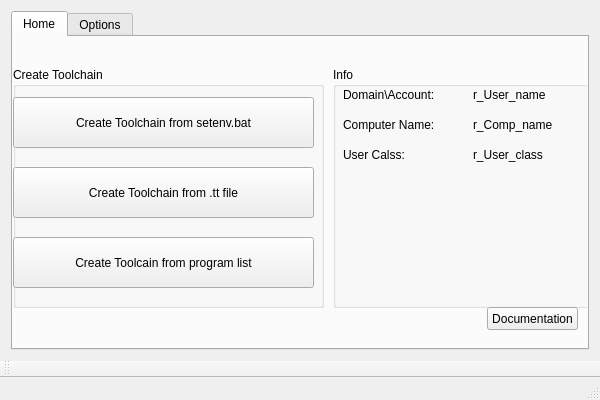
<?xml version="1.0" encoding="UTF-8"?>
<ui version="4.0">
 <class>ces_toolClass</class>
 <widget class="QMainWindow" name="ces_toolClass">
  <property name="geometry">
   <rect>
    <x>0</x>
    <y>0</y>
    <width>600</width>
    <height>400</height>
   </rect>
  </property>
  <property name="windowTitle">
   <string>ces_tool</string>
  </property>
  <widget class="QWidget" name="centralWidget">
   <layout class="QHBoxLayout" name="horizontalLayout">
    <item>
     <widget class="QTabWidget" name="tabWidget">
      <property name="currentIndex">
       <number>0</number>
      </property>
      <widget class="QWidget" name="tab_1">
       <property name="autoFillBackground">
        <bool>false</bool>
       </property>
       <attribute name="title">
        <string>Home</string>
       </attribute>
       <widget class="QGroupBox" name="groupBox">
        <property name="geometry">
         <rect>
          <x>0</x>
          <y>30</y>
          <width>311</width>
          <height>241</height>
         </rect>
        </property>
        <property name="title">
         <string>Create Toolchain</string>
        </property>
        <widget class="QPushButton" name="pushButton">
         <property name="geometry">
          <rect>
           <x>0</x>
           <y>30</y>
           <width>301</width>
           <height>51</height>
          </rect>
         </property>
         <property name="text">
          <string>Create Toolchain from setenv.bat</string>
         </property>
        </widget>
        <widget class="QPushButton" name="pushButton_2">
         <property name="geometry">
          <rect>
           <x>0</x>
           <y>100</y>
           <width>301</width>
           <height>51</height>
          </rect>
         </property>
         <property name="text">
          <string>Create Toolchain from .tt file</string>
         </property>
        </widget>
        <widget class="QPushButton" name="pushButton_3">
         <property name="geometry">
          <rect>
           <x>0</x>
           <y>170</y>
           <width>301</width>
           <height>51</height>
          </rect>
         </property>
         <property name="text">
          <string>Create Toolcain from program list</string>
         </property>
        </widget>
       </widget>
       <widget class="QGroupBox" name="groupBox_2">
        <property name="geometry">
         <rect>
          <x>320</x>
          <y>30</y>
          <width>261</width>
          <height>241</height>
         </rect>
        </property>
        <property name="title">
         <string>Info</string>
        </property>
        <widget class="QLabel" name="label">
         <property name="geometry">
          <rect>
           <x>10</x>
           <y>80</y>
           <width>61</width>
           <height>16</height>
          </rect>
         </property>
         <property name="text">
          <string>User Calss:</string>
         </property>
        </widget>
        <widget class="QLabel" name="label_2">
         <property name="geometry">
          <rect>
           <x>10</x>
           <y>20</y>
           <width>91</width>
           <height>16</height>
          </rect>
         </property>
         <property name="text">
          <string>Domain\Account:</string>
         </property>
        </widget>
        <widget class="QLabel" name="label_3">
         <property name="geometry">
          <rect>
           <x>10</x>
           <y>50</y>
           <width>91</width>
           <height>16</height>
          </rect>
         </property>
         <property name="text">
          <string>Computer Name:</string>
         </property>
        </widget>
        <widget class="QLabel" name="label_4">
         <property name="geometry">
          <rect>
           <x>140</x>
           <y>20</y>
           <width>91</width>
           <height>16</height>
          </rect>
         </property>
         <property name="text">
          <string>r_User_name</string>
         </property>
        </widget>
        <widget class="QLabel" name="label_5">
         <property name="geometry">
          <rect>
           <x>140</x>
           <y>50</y>
           <width>91</width>
           <height>16</height>
          </rect>
         </property>
         <property name="text">
          <string>r_Comp_name</string>
         </property>
        </widget>
        <widget class="QLabel" name="label_6">
         <property name="geometry">
          <rect>
           <x>140</x>
           <y>80</y>
           <width>91</width>
           <height>16</height>
          </rect>
         </property>
         <property name="text">
          <string>r_User_class</string>
         </property>
        </widget>
       </widget>
       <widget class="QPushButton" name="pushButton_4">
        <property name="geometry">
         <rect>
          <x>474</x>
          <y>270</y>
          <width>91</width>
          <height>23</height>
         </rect>
        </property>
        <property name="text">
         <string>Documentation</string>
        </property>
       </widget>
      </widget>
      <widget class="QWidget" name="tab_3">
       <attribute name="title">
        <string>Options</string>
       </attribute>
       <widget class="QKeySequenceEdit" name="keySequenceEdit">
        <property name="geometry">
         <rect>
          <x>10</x>
          <y>40</y>
          <width>211</width>
          <height>20</height>
         </rect>
        </property>
       </widget>
       <widget class="QKeySequenceEdit" name="keySequenceEdit_2">
        <property name="geometry">
         <rect>
          <x>10</x>
          <y>80</y>
          <width>211</width>
          <height>20</height>
         </rect>
        </property>
       </widget>
       <widget class="QToolButton" name="toolButton_2">
        <property name="geometry">
         <rect>
          <x>220</x>
          <y>80</y>
          <width>41</width>
          <height>21</height>
         </rect>
        </property>
        <property name="text">
         <string>...</string>
        </property>
       </widget>
       <widget class="QToolButton" name="toolButton_3">
        <property name="geometry">
         <rect>
          <x>220</x>
          <y>40</y>
          <width>41</width>
          <height>21</height>
         </rect>
        </property>
        <property name="text">
         <string>...</string>
        </property>
       </widget>
      </widget>
     </widget>
    </item>
   </layout>
  </widget>
  <widget class="QMenuBar" name="menuBar">
   <property name="geometry">
    <rect>
     <x>0</x>
     <y>0</y>
     <width>600</width>
     <height>21</height>
    </rect>
   </property>
  </widget>
  <widget class="QToolBar" name="mainToolBar">
   <attribute name="toolBarArea">
    <enum>BottomToolBarArea</enum>
   </attribute>
   <attribute name="toolBarBreak">
    <bool>false</bool>
   </attribute>
  </widget>
  <widget class="QStatusBar" name="statusBar"/>
 </widget>
 <layoutdefault spacing="6" margin="11"/>
 <resources>
  <include location="ces_tool.qrc"/>
 </resources>
 <connections>
  <connection>
   <sender>pushButton</sender>
   <signal>clicked()</signal>
   <receiver>ces_toolClass</receiver>
   <slot>md5sum()</slot>
   <hints>
    <hint type="sourcelabel">
     <x>228</x>
     <y>122</y>
    </hint>
    <hint type="destinationlabel">
     <x>603</x>
     <y>122</y>
    </hint>
   </hints>
  </connection>
  <connection>
   <sender>pushButton_3</sender>
   <signal>clicked()</signal>
   <receiver>ces_toolClass</receiver>
   <slot>proces()</slot>
   <hints>
    <hint type="sourcelabel">
     <x>225</x>
     <y>262</y>
    </hint>
    <hint type="destinationlabel">
     <x>2</x>
     <y>200</y>
    </hint>
   </hints>
  </connection>
  <connection>
   <sender>pushButton_2</sender>
   <signal>clicked()</signal>
   <receiver>ces_toolClass</receiver>
   <slot>EnumInstalledSoftware()</slot>
   <hints>
    <hint type="sourcelabel">
     <x>257</x>
     <y>211</y>
    </hint>
    <hint type="destinationlabel">
     <x>447</x>
     <y>26</y>
    </hint>
   </hints>
  </connection>
  <connection>
   <sender>pushButton_4</sender>
   <signal>clicked()</signal>
   <receiver>ces_toolClass</receiver>
   <slot>documentation()</slot>
   <hints>
    <hint type="sourcelabel">
     <x>495</x>
     <y>331</y>
    </hint>
    <hint type="destinationlabel">
     <x>456</x>
     <y>363</y>
    </hint>
   </hints>
  </connection>
 </connections>
 <slots>
  <slot>copy()</slot>
  <slot>proces()</slot>
  <slot>md5sum()</slot>
  <slot>EnumInstalledSoftware()</slot>
  <slot>documentation()</slot>
 </slots>
</ui>
